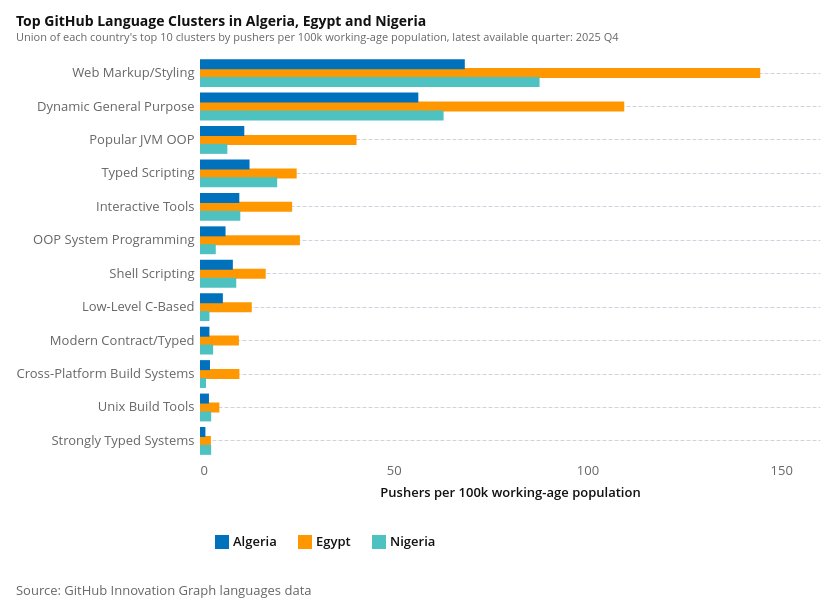

Notebook code cell kept with this figure:
### Markdown cell above
GitHub developers in Algeria have long been collaborating with other counterparts in other countries, dominated by those in the European Union and United States ({numref}`fig-flows`). Such cross-border software and technical collaboration are considered a form of digital trade {cite:p}`juhasz2026software`. The AI revolution presents Algeria with a strategic opportunity to expand this digital trade, adding a new and high-value sectoral dimension to its economy.

### Code cell
language_country_codes = [COUNTRY_CODE, "EG", "NG"]
language_country_order = [COUNTRY_NAMES[c] for c in language_country_codes]
language_country_colors = [ALGERIA_COLOR, "#FF9800", "#4EC2C0"]

languages = (
    pd.read_csv(GITHUB_DIR / "languages.csv")
    .loc[lambda d: d["iso2_code"].isin(language_country_codes)]
    .assign(
        quarter_start=lambda d: pd.PeriodIndex(
            d["year"].astype(str) + "Q" + d["quarter"].astype(str), freq="Q"
        ).to_timestamp(),
        country_name=lambda d: d["iso2_code"].map(COUNTRY_NAMES),
    )
)
languages["cluster"] = languages["language"].map(
    clusters.set_index("Language")["Cluster Name"]
)
languages = (
    languages.dropna(subset=["cluster"])
    .groupby(
        ["iso2_code", "country_name", "cluster", "quarter_start", "year", "quarter"],
        as_index=False,
    )["num_pushers"]
    .sum()
)
languages = attach_latest_population(languages, working_age_population).assign(
    num_pushers_per_100k=lambda d: (
        d["num_pushers"] / d["working_age_population"] * 100_000
    )
)
latest_language_quarter = languages["quarter_start"].max()
latest_language_rows = languages.loc[
    languages["quarter_start"] == latest_language_quarter
].copy()
latest_language_label = (
    f"{latest_language_rows['year'].iloc[0]} Q{latest_language_rows['quarter'].iloc[0]}"
)

top_cluster_names = (
    latest_language_rows.sort_values(
        ["country_name", "num_pushers_per_100k"], ascending=[True, False]
    )
    .groupby("iso2_code", as_index=False, group_keys=False)
    .head(10)["cluster"]
    .drop_duplicates()
    .tolist()
)
language_comparison = latest_language_rows.loc[
    lambda d: d["cluster"].isin(top_cluster_names)
].copy()
cluster_sort = (
    language_comparison.groupby("cluster", as_index=False)["num_pushers_per_100k"]
    .sum()
    .sort_values("num_pushers_per_100k", ascending=False)["cluster"]
    .tolist()
)

languages_chart = (
    alt.Chart(language_comparison)
    .mark_bar(size=10)
    .encode(
        x=alt.X(
            "num_pushers_per_100k:Q",
            title="Pushers per 100k working-age population",
            axis=alt.Axis(format="~s"),
        ),
        y=alt.Y(
            "cluster:N", sort=cluster_sort, title=None, axis=alt.Axis(labelLimit=0)
        ),
        color=alt.Color(
            "country_name:N",
            title=None,
            scale=alt.Scale(
                domain=language_country_order, range=language_country_colors
            ),
            legend=alt.Legend(orient="bottom", direction="horizontal"),
        ),
        yOffset=alt.YOffset("country_name:N", sort=language_country_order),
        tooltip=[
            alt.Tooltip("country_name:N", title="Country"),
            alt.Tooltip("cluster:N", title="Cluster"),
            alt.Tooltip(
                "num_pushers_per_100k:Q", title="Pushers per 100k", format=",.1f"
            ),
            alt.Tooltip("num_pushers:Q", title="Pushers", format=","),
        ],
    )
    .properties(
        width=620,
        height=max(320, 34 * len(cluster_sort)),
        title=alt.Title(
            text="Top GitHub Language Clusters in Algeria, Egypt and Nigeria",
            subtitle=(
                "Union of each country's top 10 clusters by pushers per 100k "
                f"working-age population, latest available quarter: {latest_language_label}"
            ),
            fontSize=14,
            subtitleFontSize=11,
            offset=10,
        ),
    )
)
attaviz.add_caption(languages_chart, "Source: GitHub Innovation Graph languages data")

### Figure 1 — Vega-Lite specification as saved in the notebook (floating-point values rounded to 4 significant figures)
{"config": {"background": "white", "padding": 15, "mark": {"tooltip": true}, "point": {"filled": true, "size": 60, "stroke": "white", "strokeWidth": 1}, "circle": {"filled": true, "stroke": "white", "strokeWidth": 1}, "square": {"filled": true, "stroke": "white", "strokeWidth": 1}, "line": {"strokeWidth": 4, "strokeCap": "round", "strokeJoin": "round"}, "bar": {"cornerRadiusEnd": 0}, "area": {"opacity": 0.7}, "arc": {"stroke": "white", "strokeWidth": 1}, "rect": {"stroke": "#8A969F", "strokeWidth": 0.5}, "geoshape": {"stroke": "#666666", "strokeWidth": 0.3, "strokeJoin": "round", "strokeCap": "round"}, "title": {"font": "Open Sans, sans-serif", "fontSize": 18, "fontWeight": 700, "lineHeight": 22, "color": "#111111", "anchor": "start", "offset": 21, "subtitleFont": "Open Sans, sans-serif", "subtitleFontSize": 15, "subtitleFontWeight": 400, "subtitleLineHeight": 18, "subtitleColor": "#666666", "subtitlePadding": 3}, "axis": {"domain": false, "grid": true, "gridColor": "#CED4DE", "gridDash": [4, 2], "gridWidth": 1, "labelFont": "Open Sans, sans-serif", "labelFontSize": 13, "labelFontWeight": 400, "labelColor": "#666666", "labelPadding": 3, "tickColor": "#CED4DE", "tickSize": 5, "tickCount": 5, "titleFont": "Open Sans, sans-serif", "titleFontSize": 13, "titleFontWeight": 600, "titleColor": "#111111", "titlePadding": 9}, "axisX": {"grid": false, "tickSize": 0, "labelAngle": 0}, "axisY": {"domain": false, "ticks": false, "gridColor": "#CED4DE", "gridDash": [4, 2], "gridWidth": 1}, "axisQuantitative": {"tickCount": 5}, "axisBand": {"labelPadding": 6, "tickSize": 0}, "axisTemporal": {"grid": false}, "legend": {"labelFont": "Open Sans, sans-serif", "labelFontSize": 13, "labelFontWeight": 600, "labelColor": "#111111", "titleFont": "Open Sans, sans-serif", "titleFontSize": 13, "titleFontWeight": 600, "titleColor": "#111111", "titlePadding": 3, "symbolSize": 196, "symbolStrokeWidth": 0, "padding": 15, "offset": 21, "columnPadding": 21, "orient": "bottom", "labelLimit": 200, "titleLimit": 200}, "view": {"stroke": null, "continuousWidth": 600, "continuousHeight": 400}, "range": {"category": ["#34A7F2", "#FF9800", "#664AB6", "#4EC2C0", "#F3578E", "#081079", "#0C7C68", "#AA0000", "#DDDA21"], "diverging": ["#920000", "#BD6126", "#E3A763", "#EFEFEF", "#80BDE7", "#3587C3", "#025288"], "heatmap": ["#E3F6FD", "#75CCEC", "#089BD4", "#0169A1", "#023B6F"], "ordinal": ["#E3F6FD", "#75CCEC", "#089BD4", "#0169A1", "#023B6F"], "ramp": ["#E3F6FD", "#75CCEC", "#089BD4", "#0169A1", "#023B6F"]}, "scale": {"bandPaddingInner": 0.2, "bandPaddingOuter": 0.1, "pointPadding": 0.5}, "header": {"labelFont": "Open Sans, sans-serif", "labelFontSize": 13, "labelFontWeight": 600, "labelColor": "#111111", "titleFont": "Open Sans, sans-serif", "titleFontSize": 15, "titleFontWeight": 600, "titleColor": "#111111"}, "concat": {"spacing": 18}, "facet": {"spacing": 18}, "selection": {"point": {"on": "click", "clear": "dblclick"}, "interval": {"mark": {"fill": "#0071BC", "fillOpacity": 0.15, "stroke": "#0071BC", "strokeWidth": 1}}}}, "vconcat": [{"mark": {"type": "bar", "size": 10}, "encoding": {"color": {"field": "country_name", "legend": {"direction": "horizontal", "orient": "bottom"}, "scale": {"domain": ["Algeria", "Egypt", "Nigeria"], "range": ["#0071BC", "#FF9800", "#4EC2C0"]}, "title": null, "type": "nominal"}, "tooltip": [{"field": "country_name", "title": "Country", "type": "nominal"}, {"field": "cluster", "title": "Cluster", "type": "nominal"}, {"field": "num_pushers_per_100k", "format": ",.1f", "title": "Pushers per 100k", "type": "quantitative"}, {"field": "num_pushers", "format": ",", "title": "Pushers", "type": "quantitative"}], "x": {"axis": {"format": "~s"}, "field": "num_pushers_per_100k", "title": "Pushers per 100k working-age population", "type": "quantitative"}, "y": {"axis": {"labelLimit": 0}, "field": "cluster", "sort": ["Web Markup/Styling", "Dynamic General Purpose", "Popular JVM OOP", "Typed Scripting", "Interactive Tools", "OOP System Programming", "Shell Scripting", "Low-Level C-Based", "Modern Contract/Typed", "Cross-Platform Build Systems", "Unix Build Tools", "Strongly Typed Systems"], "title": null, "type": "nominal"}, "yOffset": {"field": "country_name", "sort": ["Algeria", "Egypt", "Nigeria"], "type": "nominal"}}, "height": 408, "title": {"text": "Top GitHub Language Clusters in Algeria, Egypt and Nigeria", "fontSize": 14, "offset": 10, "subtitle": "Union of each country's top 10 clusters by pushers per 100k working-age population, latest available quarter: 2025 Q4", "subtitleFontSize": 11}, "width": 620}], "data": {"name": "data-32fcc6648fe5a26c2d6c093ecda9e5a9"}, "title": {"text": "Source: GitHub Innovation Graph languages data", "anchor": "start", "color": "#666666", "font": "Open Sans, sans-serif", "fontSize": 13, "fontWeight": 400, "lineHeight": 20, "offset": 21, "orient": "bottom"}, "$schema": "https://vega.github.io/schema/vega-lite/v6.4.1.json", "datasets": {"data-32fcc6648fe5a26c2d6c093ecda9e5a9": [{"iso2_code": "EG", "country_name": "Egypt", "cluster": "Interactive Tools", "quarter_start": "2025-10-01T00:00:00", "year": 2025, "quarter": 4, "num_pushers": 17778, "working_age_population": 74770000.0, "num_pushers_per_100k": 23.78}, {"iso2_code": "EG", "country_name": "Egypt", "cluster": "Unix Build Tools", "quarter_start": "2025-10-01T00:00:00", "year": 2025, "quarter": 4, "num_pushers": 3736, "working_age_population": 74770000.0, "num_pushers_per_100k": 4.996}, {"iso2_code": "EG", "country_name": "Egypt", "cluster": "Web Markup/Styling", "quarter_start": "2025-10-01T00:00:00", "year": 2025, "quarter": 4, "num_pushers": 108109, "working_age_population": 74770000.0, "num_pushers_per_100k": 144.6}, {"iso2_code": "EG", "country_name": "Egypt", "cluster": "Low-Level C-Based", "quarter_start": "2025-10-01T00:00:00", "year": 2025, "quarter": 4, "num_pushers": 9994, "working_age_population": 74770000.0, "num_pushers_per_100k": 13.37}, {"iso2_code": "EG", "country_name": "Egypt", "cluster": "Modern Contract/Typed", "quarter_start": "2025-10-01T00:00:00", "year": 2025, "quarter": 4, "num_pushers": 7510, "working_age_population": 74770000.0, "num_pushers_per_100k": 10.04}, {"iso2_code": "EG", "country_name": "Egypt", "cluster": "OOP System Programming", "quarter_start": "2025-10-01T00:00:00", "year": 2025, "quarter": 4, "num_pushers": 19280, "working_age_population": 74770000.0, "num_pushers_per_100k": 25.78}, {"iso2_code": "EG", "country_name": "Egypt", "cluster": "Popular JVM OOP", "quarter_start": "2025-10-01T00:00:00", "year": 2025, "quarter": 4, "num_pushers": 30209, "working_age_population": 74770000.0, "num_pushers_per_100k": 40.4}, {"iso2_code": "EG", "country_name": "Egypt", "cluster": "Typed Scripting", "quarter_start": "2025-10-01T00:00:00", "year": 2025, "quarter": 4, "num_pushers": 18657, "working_age_population": 74770000.0, "num_pushers_per_100k": 24.95}, {"iso2_code": "EG", "country_name": "Egypt", "cluster": "Shell Scripting", "quarter_start": "2025-10-01T00:00:00", "year": 2025, "quarter": 4, "num_pushers": 12683, "working_age_population": 74770000.0, "num_pushers_per_100k": 16.96}, {"iso2_code": "EG", "country_name": "Egypt", "cluster": "Cross-Platform Build Systems", "quarter_start": "2025-10-01T00:00:00", "year": 2025, "quarter": 4, "num_pushers": 7608, "working_age_population": 74770000.0, "num_pushers_per_100k": 10.17}, {"iso2_code": "EG", "country_name": "Egypt", "cluster": "Dynamic General Purpose", "quarter_start": "2025-10-01T00:00:00", "year": 2025, "quarter": 4, "num_pushers": 81869, "working_age_population": 74770000.0, "num_pushers_per_100k": 109.5}, {"iso2_code": "EG", "country_name": "Egypt", "cluster": "Strongly Typed Systems", "quarter_start": "2025-10-01T00:00:00", "year": 2025, "quarter": 4, "num_pushers": 2107, "working_age_population": 74770000.0, "num_pushers_per_100k": 2.818}, {"iso2_code": "NG", "country_name": "Nigeria", "cluster": "Low-Level C-Based", "quarter_start": "2025-10-01T00:00:00", "year": 2025, "quarter": 4, "num_pushers": 3268, "working_age_population": 134000000.0, "num_pushers_per_100k": 2.439}, {"iso2_code": "NG", "country_name": "Nigeria", "cluster": "Modern Contract/Typed", "quarter_start": "2025-10-01T00:00:00", "year": 2025, "quarter": 4, "num_pushers": 4546, "working_age_population": 134000000.0, "num_pushers_per_100k": 3.393}, {"iso2_code": "NG", "country_name": "Nigeria", "cluster": "Dynamic General Purpose", "quarter_start": "2025-10-01T00:00:00", "year": 2025, "quarter": 4, "num_pushers": 84234, "working_age_population": 134000000.0, "num_pushers_per_100k": 62.87}, {"iso2_code": "NG", "country_name": "Nigeria", "cluster": "Interactive Tools", "quarter_start": "2025-10-01T00:00:00", "year": 2025, "quarter": 4, "num_pushers": 13933, "working_age_population": 134000000.0, "num_pushers_per_100k": 10.4}, {"iso2_code": "NG", "country_name": "Nigeria", "cluster": "Typed Scripting", "quarter_start": "2025-10-01T00:00:00", "year": 2025, "quarter": 4, "num_pushers": 26699, "working_age_population": 134000000.0, "num_pushers_per_100k": 19.93}, {"iso2_code": "NG", "country_name": "Nigeria", "cluster": "Shell Scripting", "quarter_start": "2025-10-01T00:00:00", "year": 2025, "quarter": 4, "num_pushers": 12540, "working_age_population": 134000000.0, "num_pushers_per_100k": 9.359}, {"iso2_code": "NG", "country_name": "Nigeria", "cluster": "Popular JVM OOP", "quarter_start": "2025-10-01T00:00:00", "year": 2025, "quarter": 4, "num_pushers": 9461, "working_age_population": 134000000.0, "num_pushers_per_100k": 7.061}, {"iso2_code": "NG", "country_name": "Nigeria", "cluster": "Cross-Platform Build Systems", "quarter_start": "2025-10-01T00:00:00", "year": 2025, "quarter": 4, "num_pushers": 2070, "working_age_population": 134000000.0, "num_pushers_per_100k": 1.545}, {"iso2_code": "NG", "country_name": "Nigeria", "cluster": "Strongly Typed Systems", "quarter_start": "2025-10-01T00:00:00", "year": 2025, "quarter": 4, "num_pushers": 3859, "working_age_population": 134000000.0, "num_pushers_per_100k": 2.88}, {"iso2_code": "NG", "country_name": "Nigeria", "cluster": "Unix Build Tools", "quarter_start": "2025-10-01T00:00:00", "year": 2025, "quarter": 4, "num_pushers": 3867, "working_age_population": 134000000.0, "num_pushers_per_100k": 2.886}, {"iso2_code": "NG", "country_name": "Nigeria", "cluster": "OOP System Programming", "quarter_start": "2025-10-01T00:00:00", "year": 2025, "quarter": 4, "num_pushers": 5455, "working_age_population": 134000000.0, "num_pushers_per_100k": 4.071}, {"iso2_code": "NG", "country_name": "Nigeria", "cluster": "Web Markup/Styling", "quarter_start": "2025-10-01T00:00:00", "year": 2025, "quarter": 4, "num_pushers": 117421, "working_age_population": 134000000.0, "num_pushers_per_100k": 87.63}, {"iso2_code": "DZ", "country_name": "Algeria", "cluster": "Low-Level C-Based", "quarter_start": "2025-10-01T00:00:00", "year": 2025, "quarter": 4, "num_pushers": 1771, "working_age_population": 30010000.0, "num_pushers_per_100k": 5.901}, {"iso2_code": "DZ", "country_name": "Algeria", "cluster": "Popular JVM OOP", "quarter_start": "2025-10-01T00:00:00", "year": 2025, "quarter": 4, "num_pushers": 3431, "working_age_population": 30010000.0, "num_pushers_per_100k": 11.43}, {"iso2_code": "DZ", "country_name": "Algeria", "cluster": "Strongly Typed Systems", "quarter_start": "2025-10-01T00:00:00", "year": 2025, "quarter": 4, "num_pushers": 419, "working_age_population": 30010000.0, "num_pushers_per_100k": 1.396}, {"iso2_code": "DZ", "country_name": "Algeria", "cluster": "Shell Scripting", "quarter_start": "2025-10-01T00:00:00", "year": 2025, "quarter": 4, "num_pushers": 2544, "working_age_population": 30010000.0, "num_pushers_per_100k": 8.477}, {"iso2_code": "DZ", "country_name": "Algeria", "cluster": "Typed Scripting", "quarter_start": "2025-10-01T00:00:00", "year": 2025, "quarter": 4, "num_pushers": 3836, "working_age_population": 30010000.0, "num_pushers_per_100k": 12.78}, {"iso2_code": "DZ", "country_name": "Algeria", "cluster": "Unix Build Tools", "quarter_start": "2025-10-01T00:00:00", "year": 2025, "quarter": 4, "num_pushers": 694, "working_age_population": 30010000.0, "num_pushers_per_100k": 2.312}, {"iso2_code": "DZ", "country_name": "Algeria", "cluster": "OOP System Programming", "quarter_start": "2025-10-01T00:00:00", "year": 2025, "quarter": 4, "num_pushers": 1978, "working_age_population": 30010000.0, "num_pushers_per_100k": 6.591}, {"iso2_code": "DZ", "country_name": "Algeria", "cluster": "Cross-Platform Build Systems", "quarter_start": "2025-10-01T00:00:00", "year": 2025, "quarter": 4, "num_pushers": 773, "working_age_population": 30010000.0, "num_pushers_per_100k": 2.576}, {"iso2_code": "DZ", "country_name": "Algeria", "cluster": "Interactive Tools", "quarter_start": "2025-10-01T00:00:00", "year": 2025, "quarter": 4, "num_pushers": 3046, "working_age_population": 30010000.0, "num_pushers_per_100k": 10.15}, {"iso2_code": "DZ", "country_name": "Algeria", "cluster": "Dynamic General Purpose", "quarter_start": "2025-10-01T00:00:00", "year": 2025, "quarter": 4, "num_pushers": 16909, "working_age_population": 30010000.0, "num_pushers_per_100k": 56.34}, {"iso2_code": "DZ", "country_name": "Algeria", "cluster": "Web Markup/Styling", "quarter_start": "2025-10-01T00:00:00", "year": 2025, "quarter": 4, "num_pushers": 20509, "working_age_population": 30010000.0, "num_pushers_per_100k": 68.34}, {"iso2_code": "DZ", "country_name": "Algeria", "cluster": "Modern Contract/Typed", "quarter_start": "2025-10-01T00:00:00", "year": 2025, "quarter": 4, "num_pushers": 730, "working_age_population": 30010000.0, "num_pushers_per_100k": 2.432}]}}
